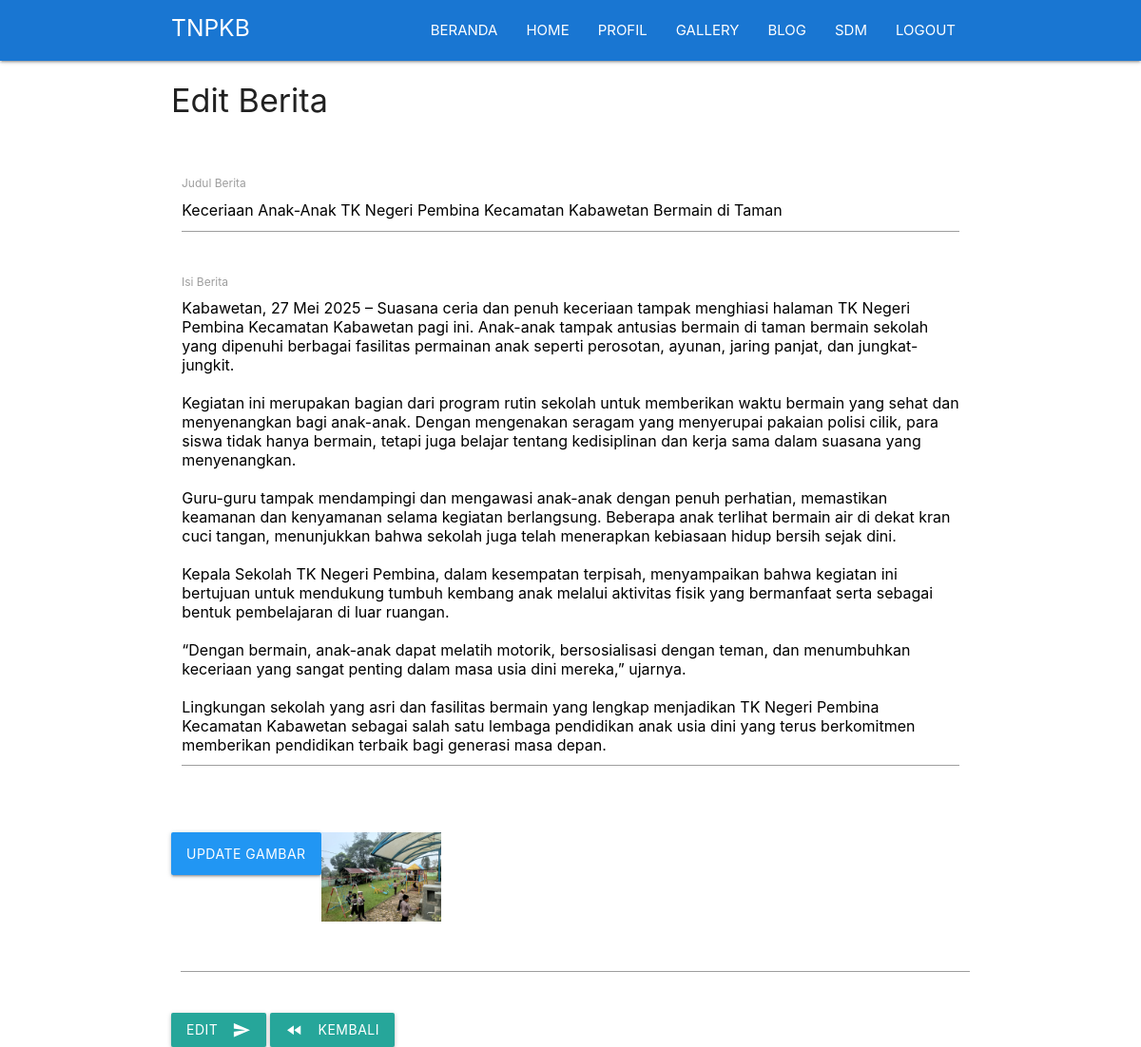
Page /page/index.php?page=home&aksi=editberita&id=5 (signed in) on the committed database.
### tables this page shows
CREATE TABLE `berita` (
  `id` int(100) NOT NULL,
  `judul_berita` varchar(200) NOT NULL,
  `isi_berita` varchar(2000) NOT NULL,
  `gambar` varchar(200) NOT NULL
);

### page/home/berita/edit.php (the view, shortened to what this page needs)
<?php
	$id = $_GET['id'];
	$result = mysqli_query($conn, "select * from berita where id='$id' ");
	$data = mysqli_fetch_assoc($result);
?>
<!DOCTYPE html>
<html>
	<head>
	<link type="text/css" rel="stylesheet" href="../../assets/css/materialize.min.css"  media="screen,projection"/>
	<link rel="stylesheet" type="text/css" href="../../assets/css/style.css">
	</head>
<body >
	<div class="container">
		<h4>Edit Berita</h4><br><br>
	   <form action="" method="post" enctype="multipart/form-data">
      <div class="row">
        <div class="input-field col s12">
          <input id="judul_berita" name="judul_berita" type="text" class="" value="<?=$data['judul_berita'] ?>">
          <label for="judul_berita">Judul Berita</label>
        </div>
      </div>
	 <div class="row">
	      <div class="row">
	        <div class="input-field col s12">
	          <textarea id="textarea1" name="isi_berita" class="materialize-textarea"><?=$data['isi_berita'] ?></textarea>
	          <label for="textarea1">Isi Berita</label>
	        </div>
	      </div>
	  </div>
	  <div class="row">
	      <div class="file-field input-field">
      		<div class="btn blue">
      		  <span>Update Gambar</span>
     		</div>
      			<img src="../assets/img/berita/<?php echo $data['gambar'] ?>" width="15%">
      <div class="file-path-wrapper">
        <input class="file-path validate" type="text">
	      </div>
	    </div>
	  </div>
	  <button class="btn waves-effect waves-light" type="submit" name="ubah">Edit
	    <i class="material-icons right">send</i>
	  </button>
	  <a href="index.php?page=home" class="btn waves-effect waves-light" ><i class="material-icons left">fast_rewind</i>Kembali</a>
	    </form>
	</div>
</body>
</html>

### rows in the picture
berita: judul_berita "Keceriaan Anak-Anak TK Negeri Pembina Kecamatan Kabawetan Bermain di Taman", isi_berita "Kabawetan, 27 Mei 2025 – Suasana ceria dan penuh keceriaan tampak menghiasi halaman TK Negeri Pembina Kecamatan Kabawetan pagi ini. Anak-anak tampak antusias bermain di taman bermain sekolah yang dipenuhi berbagai fasilitas permainan anak seperti perosotan, ayunan, jaring panjat, dan jungkat-jungkit. Kegiatan ini merupakan bagian dari program rutin sekolah untuk memberikan waktu bermain yang sehat dan menyenangkan bagi anak-anak. Dengan mengenakan seragam yang menyerupai pakaian polisi cilik, para siswa tidak hanya bermain, tetapi juga belajar tentang kedisiplinan dan kerja sama dalam suasana yang menyenangkan. Guru-guru tampak mendampingi dan mengawasi anak-anak dengan penuh perhatian,…", gambar (picture)
